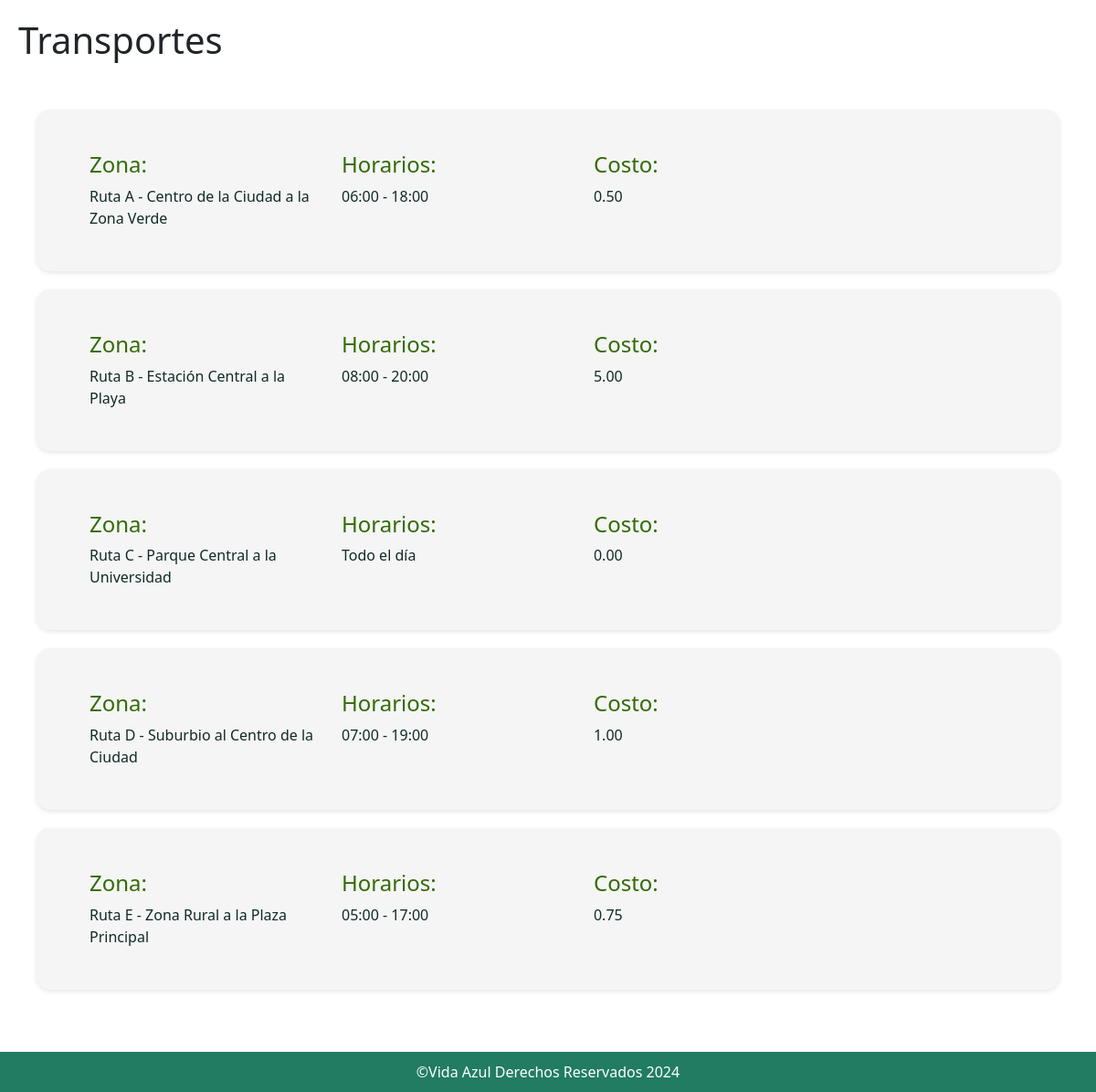
The app's page /transportes.php with its own data.
### tables this page shows
CREATE TABLE `transportes` (
  `id_transporte` int(11) NOT NULL,
  `id_usuario` int(11) DEFAULT NULL,
  `nombre_transporte` varchar(100) NOT NULL,
  `ruta_transporte` varchar(255) DEFAULT NULL,
  `horario_transporte` varchar(100) DEFAULT NULL,
  `precio_transporte` decimal(10,2) DEFAULT NULL
);

### transportes.php (the view, shortened to what this page needs)
<!DOCTYPE html>
<html lang="en">
<head>
    <link href="https://cdn.jsdelivr.net/npm/bootstrap@5.0.2/dist/css/bootstrap.min.css" rel="stylesheet">
    <link href="https://cdn.jsdelivr.net/npm/bootstrap-icons/font/bootstrap-icons.css" rel="stylesheet">
    <link href="styles.css" rel="stylesheet">
</head>
<body>
    <div class="content">
        <h1>Transportes</h1>
        <br>
            <div class="content">
                <?php
                    $conexion = new mysqli("localhost", "vida_azul", "vidaazul", "vida_azul");
                    $sql = "SELECT id_transporte, id_usuario, nombre_transporte, ruta_transporte, horario_transporte, precio_transporte FROM transportes";
                    $stmt = $conexion->prepare($sql);
                    $stmt->execute();
                    $result = $stmt->get_result();
                    if ($result->num_rows > 0) {
                        while($row = $result->fetch_assoc()) {
                            $ruta_transporte = $row['ruta_transporte'];
                            $horario_transporte = $row['horario_transporte'];
                            $precio_transporte = $row['precio_transporte'];
                ?>
                <div class="card_green d-flex">
                    <div class="card-body">
                        <div class="container content">
                            <div class="row">
                                <div class="col-lg-4">
                                    <h4 class="card-title" style="color: #336B05;">Zona:</h4>
                                    <p class="card-text"><?php echo $ruta_transporte; ?></p>
                                </div>
                                <div class="col-lg-4">
                                    <h4 class="card-title" style="color: #336B05;">Horarios:</h4>
                                    <p class="card-text"><?php echo nl2br(htmlspecialchars($horario_transporte)); ?></p>
                                </div>
                                <div class="col-lg-4">
                                    <h4 class="card-title" style="color: #336B05;">Costo:</h4>
                                    <p class="card-text"><?php echo nl2br(htmlspecialchars($precio_transporte)); ?></p>
                                </div>
                            </div>
                        </div>
                    </div>
                </div>
                <?php
                        }
                    } else {
                        echo "No se encontraron transportes, por favor intente nuevamente.";
                    }
                ?>
            </div>
    </div>
    <br>
    <div class="p-4"> </div>
    <footer class="footer" style="background-color:#217C61;position: fixed; bottom: 0;width: 100%;"
        class="col text-center text-white mt-auto p-1">
        <div class="container ">
            <div class="col">
                <p style="color: white;">&COPY;Vida Azul Derechos Reservados 2024</p>
            </div>
        </div>
    </footer>
</body>
</html>

### styles.css (style rules this page uses)
.content { margin: 20px; }
.card_green { background-color: #f5f5f5; color: #112A26; margin-bottom: 20px; padding: 10px 250px 10px 10px; box-shadow: 0 2px 5px rgba(0, 0, 0, 0.1); border-radius: 15px; }
* { box-sizing: border-box; }
--------------------------------------Footer------------------------------------- html, body { height: 100%; margin: 0; padding: 0; }
body { display: flex; flex-direction: column; }
footer.footer { background-color: #217C61; color: white; padding: 10px 0; flex-shrink: 0; text-align: center; width: 100%; }
.container { flex: 1 0 auto; }
footer p { margin: 0; }

### records on screen
transportes: ruta_transporte "Ruta A - Centro de la Ciudad a la Zona Verde", horario_transporte "06:00 - 18:00", precio_transporte "0.50"
transportes: ruta_transporte "Ruta B - Estación Central a la Playa", horario_transporte "08:00 - 20:00", precio_transporte "5.00"
transportes: ruta_transporte "Ruta C - Parque Central a la Universidad", horario_transporte "Todo el día", precio_transporte "0.00"
transportes: ruta_transporte "Ruta D - Suburbio al Centro de la Ciudad", horario_transporte "07:00 - 19:00", precio_transporte "1.00"
transportes: ruta_transporte "Ruta E - Zona Rural a la Plaza Principal", horario_transporte "05:00 - 17:00", precio_transporte "0.75"
